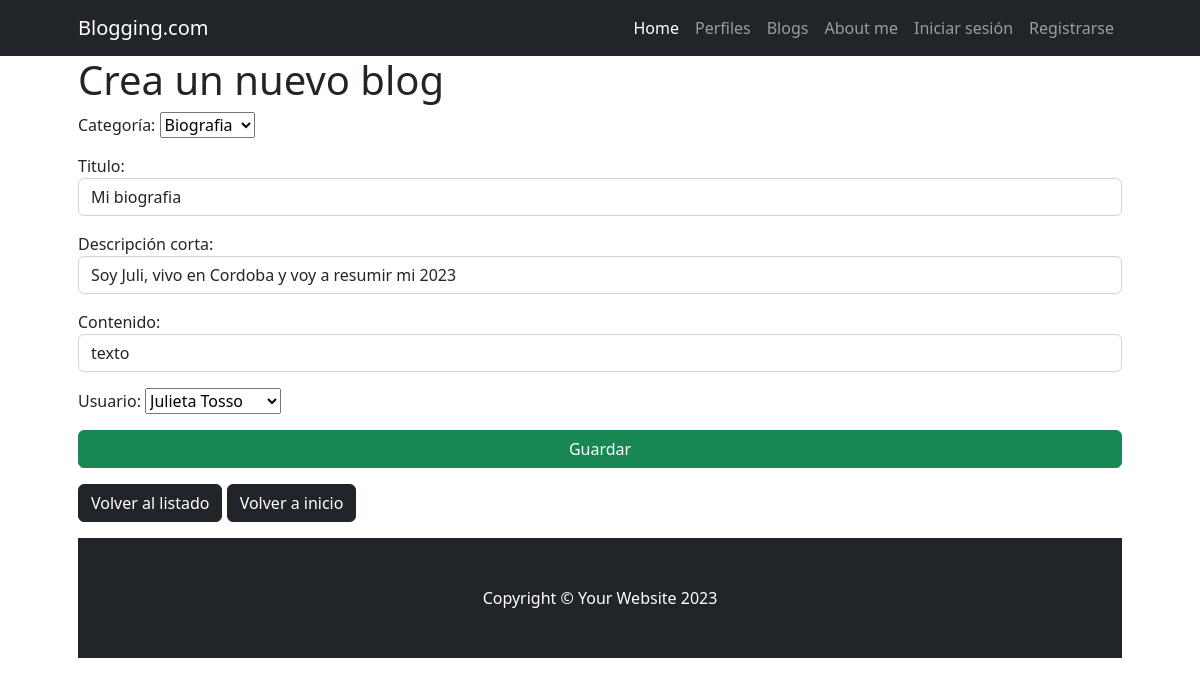
Screenshot of /blog/blog/update/2 with the database file from the repository.
### Blog/models.py (models this page shows, shortened)
class Blog(models.Model):
    categoria = models.ForeignKey(BlogCategoria, on_delete=models.SET_NULL, null=True, blank=True, verbose_name="categoría")
    titulo = models.CharField(max_length=100)
    descripcion_corta = models.CharField(max_length=200, null=True, blank=True, verbose_name="descripción corta")
    contenido = models.CharField(max_length=10000)
    usuario_origen_id = models.ForeignKey(Perfil, on_delete=models.SET_NULL, null=True, blank=True, verbose_name="usuario")
    fecha_actualizacion = models.DateField(default=timezone.now, editable=False, verbose_name="fecha de actualización")
    class Meta:
        verbose_name = "blog"
        verbose_name_plural = "blogs"

### Blog/views.py (the view)
# urls.py: path("blog/update/<int:pk>", views.BlogUpdate.as_view(), name="blog_update"),
class BlogUpdate(UpdateView):
    model = models.Blog
    form_class = forms.BlogForm
    success_url = reverse_lazy("blog:blog_list")

### Blog/forms.py
class BlogForm(forms.ModelForm):
    class Meta:
        model = models.Blog
        fields = "__all__"
        widgets= {
            "titulo": forms.TextInput(attrs={"class": "form-control"}),
            "descripcion_corta": forms.TextInput(attrs={"class": "form-control"}),
            "contenido": forms.TextInput(attrs={"class": "form-control"}),
        }

### Blog/models.py (called while the page is built)
    def __str__(self) -> str:
        return self.nombre

### cliente/models.py (called while the page is built)
    def __str__(self) -> str:
        return f"{self.nombre} {self.apellido}"

### Blog/templates/blog/blog_form.html (shortened to what this page needs)
{% extends 'Blog/base.html' %}
{% block title %}
    <h1>Crea un nuevo blog</h1>
{% endblock title %}
{% block blog %}
    <form action="" method="post">
        {{ form.as_p }}
        <div class="d-grid gap-3">
        <button type="submit" class="btn btn-success">Guardar</button>
        </div>
    </form>
    <a href="{% url 'blog:blog_list' %}" class="btn btn-dark">Volver al listado</a>
    <a href="{% url 'home:index' %}" class="btn btn-dark">Volver a inicio</a>
{% endblock blog %}

### rows the page displays
Blog: categoria "Biografia", titulo "Mi biografia", descripcion_corta "Soy Juli, vivo en Cordoba y voy a resumir mi 2023", contenido "texto", usuario_origen_id "Julieta Tosso"
